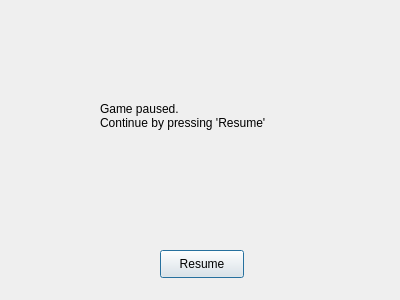
<?xml version="1.0" encoding="UTF-8"?>
<ui version="4.0">
 <class>PauseDialog</class>
 <widget class="QDialog" name="PauseDialog">
  <property name="geometry">
   <rect>
    <x>0</x>
    <y>0</y>
    <width>400</width>
    <height>300</height>
   </rect>
  </property>
  <property name="windowTitle">
   <string>Dialog</string>
  </property>
  <widget class="QPushButton" name="resumeButton">
   <property name="geometry">
    <rect>
     <x>160</x>
     <y>250</y>
     <width>84</width>
     <height>28</height>
    </rect>
   </property>
   <property name="text">
    <string>Resume</string>
   </property>
  </widget>
  <widget class="QLabel" name="label">
   <property name="geometry">
    <rect>
     <x>100</x>
     <y>50</y>
     <width>211</width>
     <height>131</height>
    </rect>
   </property>
   <property name="text">
    <string>Game paused.
Continue by pressing 'Resume'</string>
   </property>
  </widget>
 </widget>
 <resources/>
 <connections/>
</ui>
